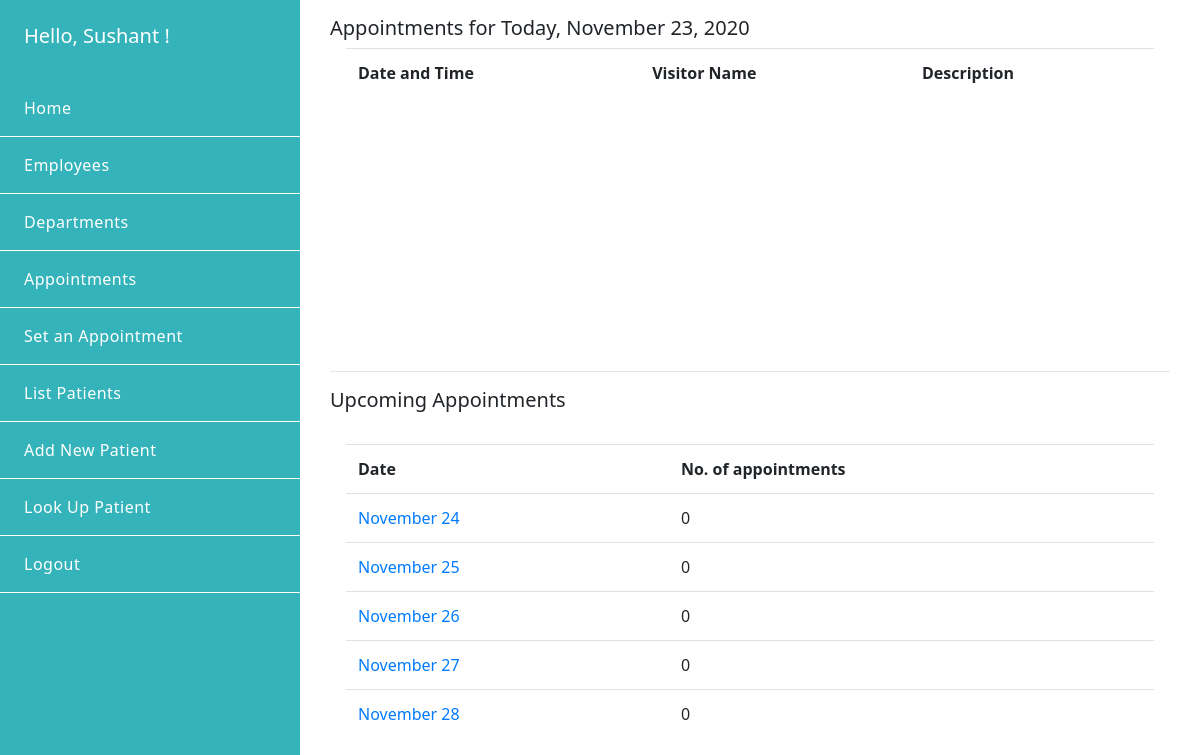
The app's page /home/ (signed in) with its own data.
### emr/models.py (models this page shows, shortened)
class Day(models.Model):
    id = models.AutoField(primary_key=True)
    number = models.IntegerField()
    month = models.CharField(max_length=20)
    month_number = models.IntegerField()
    created_at = models.DateTimeField(auto_now_add=True)
    class Meta:
        ordering = ('created_at',)
    def get_absolute_url(self):
        return reverse('view_day', args=[self.id])

### emr/views.py (the view)
# urls.py: 2. Add a URL to urlpatterns:  path('', views.home, name='home')
@login_required
def home(request):
    today_appointments = []
    day_dates = {}
    upcoming_days = []
    today = date.today()
    today_date = today.strftime("%B %d, %Y")
    appointments = Appointment.objects.all()
    for appointment in appointments:
        appointment_date = appointment.date_time
        appointment_date_formatted = appointment_date.strftime("%B %d, %Y")
        if appointment_date_formatted == today_date:
            today_appointments.append(appointment)
    days = Day.objects.all()
    for day in days:
        day_date = datetime.date(2020,day.month_number,day.number)
        day_dates[day] = day_date
    for day,day_date in day_dates.items():
        if day_date > date.today():
            upcoming_days.append(day)
    template = 'emr/home.html'
    context = {'today_date': today_date, 'today_appointments': today_appointments,'upcoming_days': upcoming_days}
    return render(request,template,context)

### emr/templates/emr/home.html (shortened to what this page needs)
{% extends 'backend_base.html' %}
{% block content %}
  <div class="container py-3 appointment-container">
    <h5> Appointments for Today, {{today_date}}</h5>
    <div class="article appointment-section">
        <table class="table homepage-table">
        <tr>
            <th>Date and Time</th>
            <th>Visitor Name</th>
            <th>Description</th>
        </tr>
        </table>
    </div>
    <hr/>
   <h5> Upcoming Appointments</h5>
    <div class="article appointment-section">
        <table class="table mt-4">
        <tr>
            <th>Date</th>
            <th>No. of appointments</th>
        </tr>
        {% for day in upcoming_days %}
        <tr>
            <td><a href="{{day.get_absolute_url }}"> <span>{{day.month}} {{day.number}}</span></td>
            <td><span>{{day.appointments.count}}</span></a></td>
        </tr>
        {% endfor %}
        </table>
    </div>
  </div>
{% endblock %}

### emr/templates/backend_base.html (shortened to what this page needs)
<!DOCTYPE html>
<html>
<head>
    {% load static %}
    <link
      rel="stylesheet"
      type="text/css"
      href="{% static 'emr/css/style.css' %}"
    />
    <link
      rel="stylesheet"
      href="https://stackpath.bootstrapcdn.com/bootstrap/4.3.1/css/bootstrap.min.css"
    />
    <link rel="stylesheet" href="https://cdnjs.cloudflare.com/ajax/libs/tempusdominus-bootstrap-4/5.1.2/css/tempusdominus-bootstrap-4.min.css" />
</head>
<body>
    <div class = "container-fluid base-container">
        <div class= "row base-row">
            <div class= "col-sm-12 col-md-6 col-lg-3  col-xl-3 p-0 bg-emr">
              <h5 class="p-4 pb-2 font-white"> Hello, <span style="text-transform:capitalize;">{{request.user.username}} !</span></h5>
              {% include 'emr/nav.html' %}
            </div>
            <div class="col-sm-12 col-md-6 col-lg-9 col-xl-9">
                {% block content %}
                {% endblock content %}
            </div>
        </div>
    </div>
</body>
</html>

### emr/static/emr/css/style.css (style rules this page uses)
* { font-family: "Noto Sans", sans-serif; transition: all ease-in 0.2s; }
html, body { height: 100%; min-height: 100%; }
.bg-emr { background-color:rgba(3, 161, 169, 0.8); }
.font-white { color: rgba(256, 256, 256, 1); }
.base-container { height:100%; }
.base-row { height:100%; }
.appointment-container { height:100vh; }
.appointment-section { height:40%; padding:0 1em; overflow-y: scroll; }

### records on screen
Day: month "November", number "24", appointments.count "0"
Day: month "November", number "25", appointments.count "0"
Day: month "November", number "26", appointments.count "0"
Day: month "November", number "27", appointments.count "0"
Day: month "November", number "28", appointments.count "0"

### other values on screen
{{ request.user.username }} "Sushant"
{{ today_date }} "November 23, 2020"
